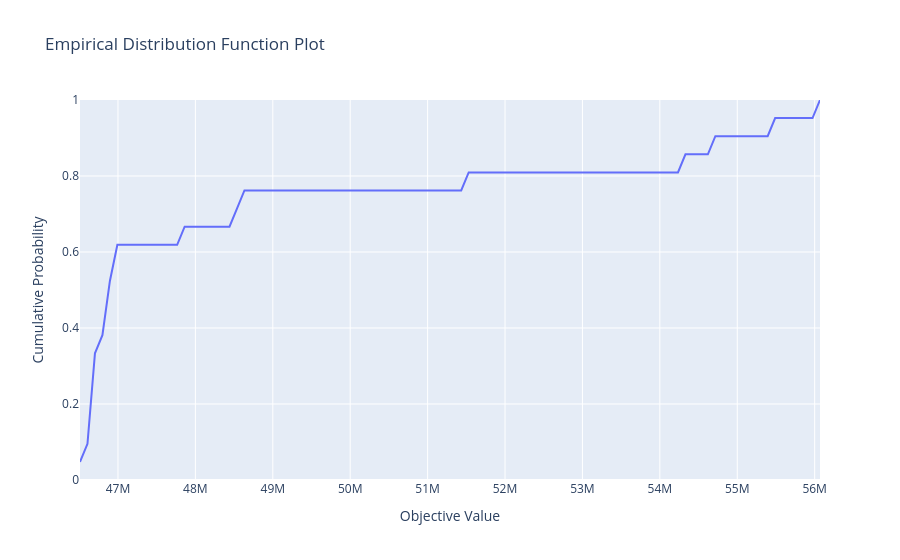

The notebook cell this image was saved under:
### Code cell
# Кумулятивность целевой функции
emp_dist = optuna.visualization.plot_edf([study])
emp_dist.show() 

plt.savefig(os.path.join(ASSETS_DIR, 'emp_dist'))
